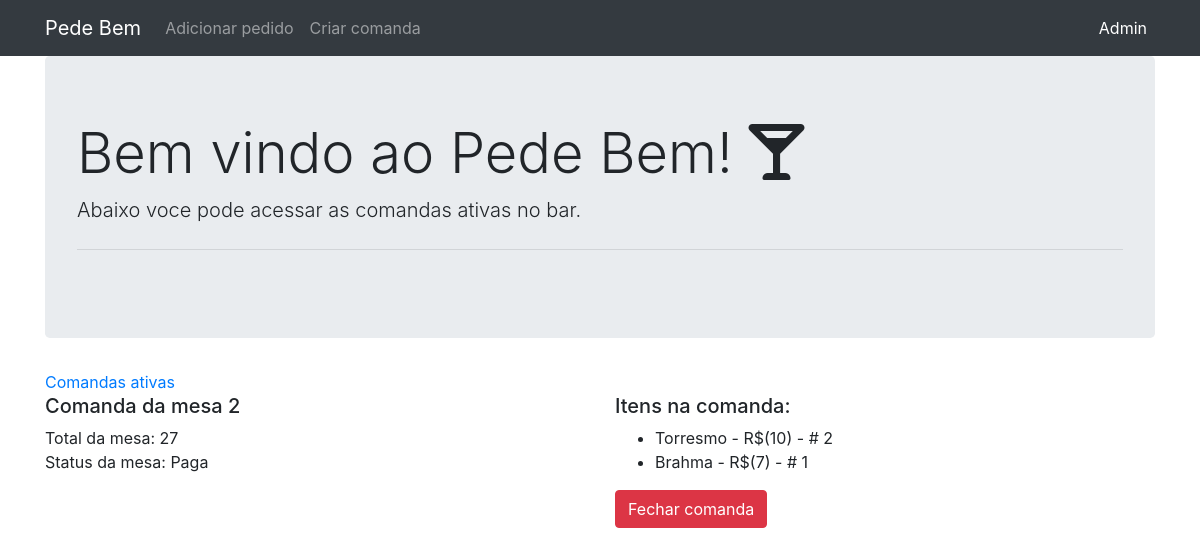
Screenshot of /comandas/12 with the database file from the repository.
### bar/models.py (models this page shows, shortened)
class Comanda(models.Model):
    mesa = models.ForeignKey(Mesa, on_delete=models.CASCADE)
    funcionario = models.ForeignKey(Funcionario, on_delete=models.CASCADE)
    itens = models.ManyToManyField(Item, through='ComandaItens', verbose_name="Itens na comanda")
    total = models.IntegerField(blank=True, null=True)
    status = models.CharField(choices=STATUS_COMANDA_CHOICES, max_length=20, blank=True, null=True)
    def __str__(self) -> str:
        return "Comanda da mesa " + self.mesa.nome

class Mesa(models.Model):
    nome = models.TextField(max_length=20)

class ComandaItens(models.Model):
    comanda = models.ForeignKey(Comanda, on_delete=models.CASCADE)
    item = models.ForeignKey(Item, on_delete=models.CASCADE)
    quantidade = models.IntegerField()
    class Meta:
        verbose_name_plural = "Comanda Itens"

class Item(models.Model):
    nome = models.TextField(max_length=256)
    preco = models.IntegerField()
    def __str__(self) -> str:
        return self.nome
    class Meta:
        verbose_name_plural = "Itens"

### bar/views.py (the view)
# urls.py: path('comandas/<int:pk>', ComandaDetailView.as_view(), name='comandas_detail'),
class ComandaDetailView(generic.DetailView):
    model = Comanda
    def get_context_data(self, **kwargs):
        comanda = get_object_or_404(Comanda, pk=self.kwargs['pk'])
        comanda_itens = ComandaItens.objects.all().filter(comanda=comanda)
        context = super(ComandaDetailView, self).get_context_data(**kwargs)
        context['comanda'] = comanda
        context['comanda_itens'] = comanda_itens
        return context

### templates/bar/comanda_detail.html
{% extends "../index.html" %}
{% block content %}
<div class="row">
  <div class="col-md-6">
    <h5 class="display-7">{{comanda}}</h5>
    <div class="row">
      <div class="col-md-8">Total da mesa: {{comanda.total}}</div>
      <div class="col-md-8">Status da mesa: {{comanda.status}} </div>
    </div>
  </div>
  <div class="col-md-6">
    {% if comanda %}
    <h5 class="display-8">Itens na comanda:</h5>
    <div class="row">
      <div class="col-sm-6">
        <ul>
      {% for item in comanda_itens %}
          <li>
            {{item.item}} - R$({{item.item.preco}}) - # {{ item.quantidade }}
          </li>
          {% endfor %}
        </ul>
      </div>
    </div>
  <form action="{% url 'comandas_fechar' comanda.pk %}" method='GET'>
  <button type="submit" class="btn btn-danger btn-md" role="button">Fechar comanda</button>
  </form>
  {% endif %}
</div>
</div>
{% endblock %}

### rows the page displays
Comanda: mesa.nome "Comanda da mesa 2", total "27", status "Paga"
ComandaItens: item "Torresmo", item.preco "10", quantidade "2"
ComandaItens: item "Brahma", item.preco "7", quantidade "1"
